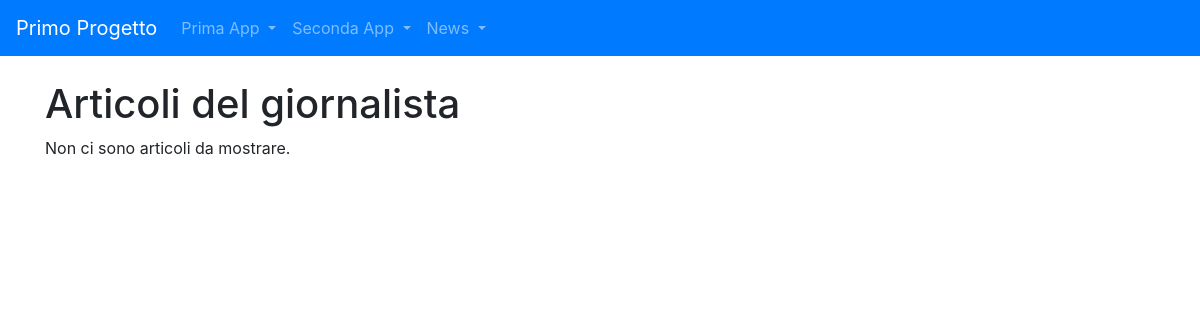
/news/lista_articoli/3, run on an earlier commit of the app's database.
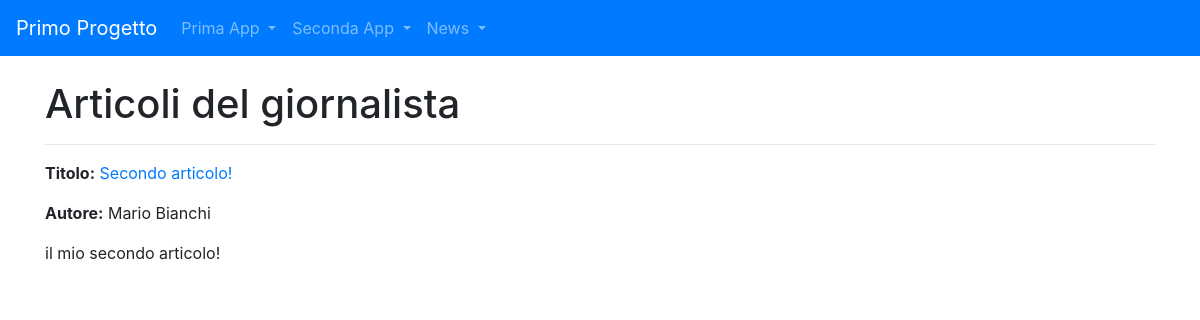
And on a later commit of the database.
### news/models.py (models this page shows, shortened)
class Articolo(models.Model):
    titolo = models.CharField(max_length=100)
    contenuto = models.TextField()
    giornalista = models.ForeignKey(Giornalista, on_delete=models.CASCADE, related_name="articoli")
    data = models.DateField(auto_now=True, blank=True)
    visualizzazioni = models.IntegerField(default=0, blank=True)
    class Meta:
            verbose_name = "Articolo"
            verbose_name_plural = "Articoli"

class Giornalista(models.Model):
    nome = models.CharField(max_length=100)
    cognome = models.CharField(max_length=100)
    anno_nascita = models.DateField(blank=True)
    def __str__(self):
        return self.nome + " " + self.cognome
    class Meta:
        verbose_name = "Giornalista"
        verbose_name_plural = "Giornalisti"

### news/views.py (the view)
# urls.py: path('lista_articoli/', home, name='homeviews'),
def lista_articoli(request, giornalista_id):
    articoli = Articolo.objects.filter(giornalista_id=giornalista_id)
    context = { 'articoli': articoli }
    return render(request, "news/lista_articoli.html", context)

### news/templates/news/lista_articoli.html (shortened to what this page needs)
{% extends 'base.html' %}
{% block content %}
    <h1>Articoli del giornalista</h1>
    {% for articolo in articoli %}
        <hr>
        <article>
            <p><strong>Titolo:</strong> <a href="{% url 'news:articolo_detail' articolo.pk %}">{{ articolo.titolo }}</a></p>
            <p><strong>Autore:</strong> {{ articolo.giornalista }}</p>
            {{ articolo.contenuto }}
        </article>
    {% empty %}
        <p>Non ci sono articoli da mostrare.</p>
    {% endfor %}
{% endblock content %}

What changed in the data, as far as the page shows it:
added Articolo: titolo "Secondo articolo!", giornalista "Mario Bianchi", contenuto "il mio secondo articolo!"
Also different on the page:
text no longer shown: "Non ci sono articoli da mostrare."
